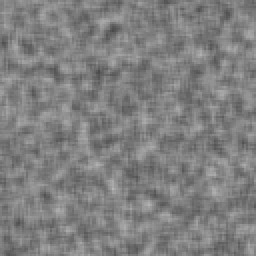
%> input picture Assignment_3/synth1.pgm, 128 x 128 px (shown 2 times larger); the run also reads 1 picture not shown here
$ octave lucas_kanade.m   (GNU Octave 9; MATLAB toolbox functions it lacks are replaced by stand-ins)
%> lines starting %> are read from the running program, lines starting %| are printed output that depends on the picture
### Assignment_3/divide_in_regions.m
function [cells] = divide_in_regions(img,reg_size)
%UNTITLED3 Summary of this function goes here
% To access first region of first channel use regions{1,1}{1,1}
% To access third col, first row region of second channel use regions{1,2}{1,3}
[h,w] = size(img);
num_regs_x = idivide(int32(h), int32(reg_size), 'floor');
num_regs_y = idivide(int32(w), int32(reg_size), 'floor');

if num_regs_x ~= h/reg_size
    div_x = [reg_size.*ones(1,num_regs_x), h-num_regs_x*reg_size];
else
    div_x = reg_size.*ones(1,num_regs_x);
end

if num_regs_y ~= w/reg_size
    div_y = [reg_size.*ones(1,num_regs_y), h-num_regs_y*reg_size];
else
    div_y = reg_size.*ones(1,num_regs_y);
end

cells = mat2cell(img,div_x, div_y);
end

### Assignment_3/calc_velocity.m
function [Vxs,Vys] = calc_velocity(regions1,regions2)
%UNTITLED2 Summary of this function goes here
%   Detailed explanation goes here
[h,w] = size(regions1);
Vxs = ones(h,w);
Vys = ones(h,w);
for regions_row = 1:h
    for regions_height = 1:w
        region1 = double(regions1{regions_row,regions_height});
        region2 = double(regions2{regions_row,regions_height});
        [px_h,px_w] = size(region1);
        [Ix_reg, Iy_reg] = gradient(region1);
        It_reg = region2 - region1;
        A = ones(14,2);
        B = ones(14,1);
        for px_row = 1:px_h
            for px_col = 1:px_w
                A(px_row*px_col,1) = Ix_reg(px_row, px_col);
                A(px_row*px_col,2) = Iy_reg(px_row, px_col);
                B(px_row*px_col,1) = -It_reg(px_row,px_col);
            end
        end
        V = mldivide(transpose(A)*A,transpose(A)*B);
        Vxs(regions_row, regions_height) = V(1);
        Vys(regions_row, regions_height) = V(2);
    end
end

end

### Assignment_3/disp_velocity_field.m
function [] = disp_velocity_field(Vxs,Vys,img)
%UNTITLED4 Summary of this function goes here
%   Detailed explanation goes here
[h,w] = size(Vxs);
[x,y] = meshgrid(1:1:h,1:1:w);
quiver(x,y,Vxs,Vys);
axis image %plot the quiver to see the dimensions of the plot
hax = gca; %get the axis handle
image(hax.XLim,hax.YLim,img); %plot the image within the axis limits
hold on; %enable plotting overwrite
quiver(x,y,Vxs,Vys);
end

### Assignment_3/lucas_kanade.m
% 1. Divide input images on non-overlapping regions, each region being 15 ×
% 15.
% 2. For each region compute A, A T and b. Then, estimate optical flow as
% given in Equation 20.
% 3. When you have estimation for optical flow (V x , V y ) of each region, you
% should display the results. There is a MATLAB function quiver which
% plots a set of two-dimensional vectors as arrows on the screen. Try to
% figure out how to use this to plot your optical flow results.
% if input images are 200 × 200, you should have an array of 13 × 13 optical
% flow vectors at the end of your procedure


% subplot(1,2,1);
% imshow('sphere1.ppm');
% subplot(1,2,2);
% imshow('sphere2.ppm');
%
%
% subplot(1,2,1);
% imshow('synth1.pgm');
% subplot(1,2,2);
% imshow('synth2.pgm');

% Read image
img1= imread('synth1.pgm');
%> img1 is the input picture: size 128x128 uint8; min 74, max 183, mean 127.6
img2= imread('synth2.pgm');
[h,w,chs] = size(img1);
%> h = 128; w = 128; chs = 1

% Convert to grey scale
if chs > 1
  grayImg1 = rgb2gray(img1);
  grayImg2 = rgb2gray(img2);
else
  grayImg1 = img1;
  grayImg2 = img2;
end

% Get regions
regions1 = divide_in_regions(grayImg1,15);
%> in divide_in_regions, `cells = mat2cell(img,div_x, div_y);`: cells = 81 items
%> regions1 = 81 items
regions2 = divide_in_regions(grayImg2,15);
%> regions2 = 81 items

% Calculate velocities
[Vxs,Vys] = calc_velocity(regions1,regions2);
%> in calc_velocity, `[h,w] = size(regions1);`: h = 9
%> the loop in calc_velocity, `for regions_row = 1:h` made 9 passes
%> after the loop in calc_velocity, `for regions_row = 1:h`: A = 64 rows, first 12: [9 -13; 2 -1; 3 1; -1 -5.5; 2 1.5; 0 4; 3 1; -7 -1; 10.5 2; 11 2; 1 1; 9.5 4.5]; B = 64 values, max 19 at index 49, min -19 at index 16, mean -1.8; Vxs = [-0.163 -0.0711 0.00149 0.0111 0.0432 0.067 0.225 0.211 0.142; -0.248 -0.21 -0.179 -0.0676 -0.156 0.0857 0.0813 -0.102 0.085; -0.346 -0.324 -0.255 -0.167 -0.151 -0.0652 -0.133 0.12 0.0756; -0.449 -0.371 -0.375 -0.338 -0.241 -0.136 -0.214 -0.0699 -0.0519; -0.591 -0.623 -0.481 -0.372 -0.371 -0.342 -0.277 -0.12 -0.0777; -0.645 -0.564 -0.562 -0.531 -0.445 -0.374 -0.317 -0.307 -0.0613; -0.696 -0.744 -0.636 -0.603 -0.525 -0.604 -0.449 -0.351 -0.091; -0.833 -0.713 -0.709 -0.591 -0.638 -0.389 -0.526 -0.504 -0.428; -0.394 -0.799 -0.551 -0.775 -0.682 -0.513 -0.32 -0.308 -0.509]; Vys = [0.259 0.364 0.414 0.57 0.561 0.582 0.761 0.803 0.816; 0.346 0.382 0.483 0.594 0.651 0.697 0.835 0.867 0.89; 0.329 0.45 0.531 0.649 0.722 0.796 0.759 0.961 0.904; 0.454 0.496 0.59 0.681 0.755 0.835 0.86 0.867 0.987; 0.458 0.523 0.651 0.669 0.747 0.869 0.957 1.04 0.931; 0.416 0.476 0.537 0.748 0.648 0.948 0.973 0.879 0.93; 0.545 0.71 0.651 0.656 0.89 0.829 0.826 0.95 0.914; 0.576 0.535 0.627 0.753 0.705 0.923 0.934 0.774 1.07; 0.474 0.491 0.792 0.643 0.788 0.794 0.872 0.806 0.628]

% Display resulting velocity fields
disp_velocity_field(Vxs,Vys,img1);
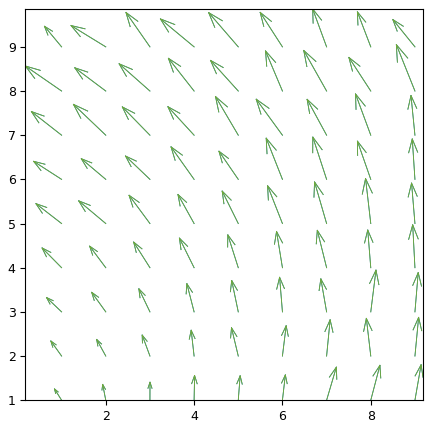
%> figure redrawn from the program's plot data; highest point at x = 6.69, y = 9.86
